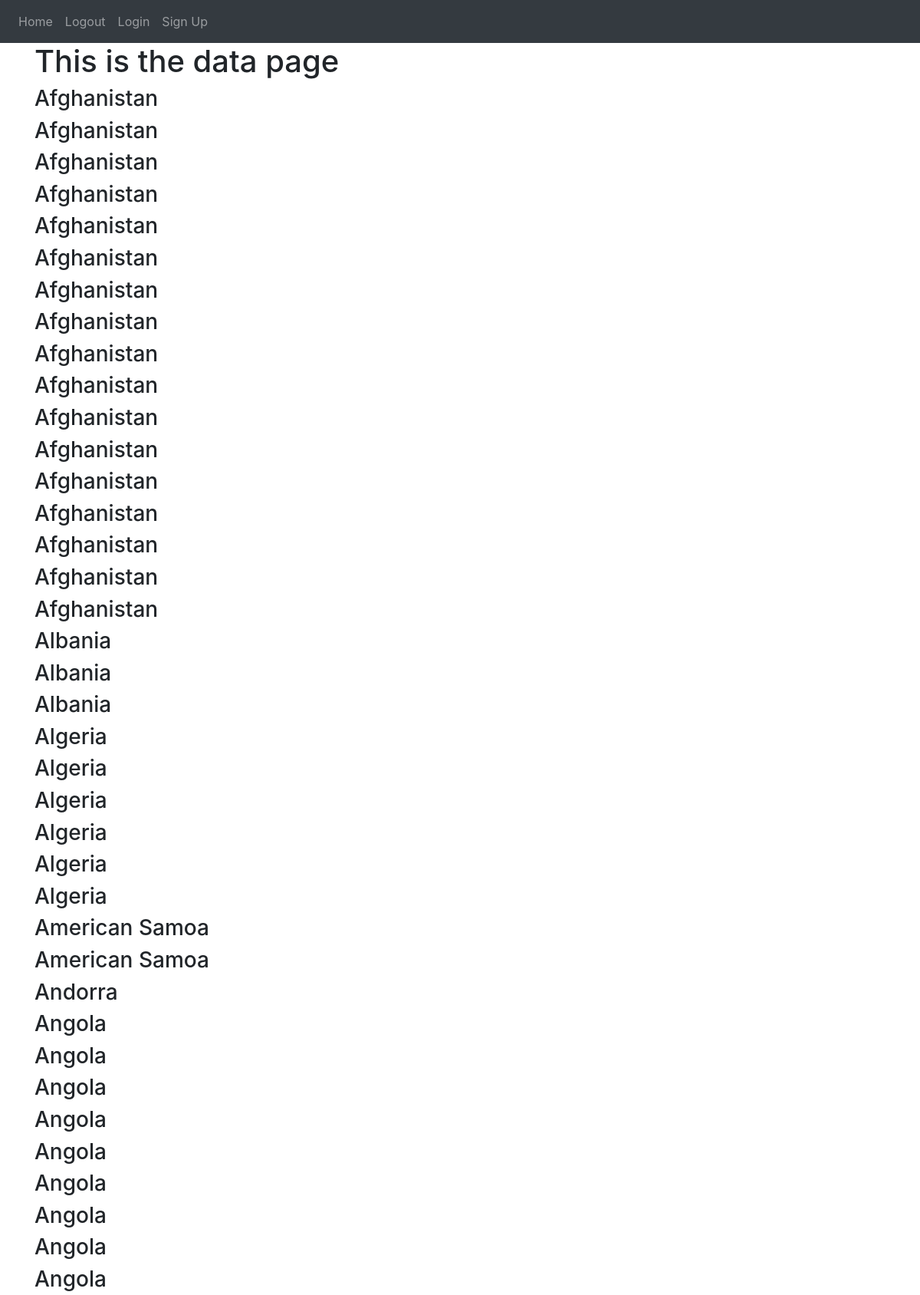
Page /data (upper part) on the committed database.
### website/model.py (models this page shows)
class Outbreaks(db.Model):
    id = db.Column(db.Integer, primary_key=True, unique=True)
    Country = db.Column(db.Text)
    iso2 = db.Column(db.Text)
    iso3 = db.Column(db.Text)
    Year = db.Column(db.Integer)
    icd10n = db.Column(db.Text)
    icd103n = db.Column(db.Text)
    icd104n = db.Column(db.Text)
    icd10c = db.Column(db.Text)
    icd103c = db.Column(db.Text)
    icd104c = db.Column(db.Text)
    icd11c1 = db.Column(db.Text)
    icd11c2 = db.Column(db.Text)
    icd11c3 = db.Column(db.Text)
    icd11l1 = db.Column(db.Text)
    icd11l2 = db.Column(db.Text)
    icd11l3 = db.Column(db.Text)
    Disease = db.Column(db.Text)
    DONs = db.Column(db.Text)
    Definition = db.Column(db.Text)
    search_timestamp = Column(DateTime, default=datetime.utcnow)

### website/load_data.py (the view)
@load_data.route('/data')
def data():
    outbreak = Outbreaks.query.all()
    return render_template('load_data.html', outbreak=outbreak)

### website/templates/load_data.html
{% extends "base.html" %} {% block title %}Data{% endblock %}
{% block content %}
<h1>This is the data page</h1>
{% for out in outbreak %}
    <h3>{{ out.Country }}</h3>
{% endfor %}
{% endblock %}

### website/templates/base.html (shortened to what this page needs)
<!DOCTYPE html>
<html>
  <head>
    <link
      rel="stylesheet"
      href="https://stackpath.bootstrapcdn.com/bootstrap/4.4.1/css/bootstrap.min.css"
    />
    <link
      rel="stylesheet"
      href="https://stackpath.bootstrapcdn.com/font-awesome/4.7.0/css/font-awesome.min.css"
    />
  </head>
  <body>
    <nav class="navbar navbar-expand-lg navbar-dark bg-dark">
      <div class="collapse navbar-collapse" id="navbar">
        <div class="navbar-nav">
          <a class="nav-item nav-link" id="home" href="/">Home</a>
          <a class="nav-item nav-link" id="logout" href="/logout">Logout</a>
          <a class="nav-item nav-link" id="login" href="/login">Login</a>
          <a class="nav-item nav-link" id="signUp" href="/sign-up">Sign Up</a>
        </div>
      </div>
    </nav>
    <div class="container">{% block content %} {% endblock %}</div>
  </body>
</html>

### rows in the picture
Outbreaks: Country "Afghanistan"
Outbreaks: Country "Afghanistan"
Outbreaks: Country "Afghanistan"
Outbreaks: Country "Afghanistan"
Outbreaks: Country "Afghanistan"
Outbreaks: Country "Afghanistan"
Outbreaks: Country "Afghanistan"
Outbreaks: Country "Afghanistan"
Outbreaks: Country "Afghanistan"
Outbreaks: Country "Afghanistan"
Outbreaks: Country "Afghanistan"
Outbreaks: Country "Afghanistan"
Outbreaks: Country "Afghanistan"
Outbreaks: Country "Afghanistan"
Outbreaks: Country "Afghanistan"
Outbreaks: Country "Afghanistan"
Outbreaks: Country "Afghanistan"
Outbreaks: Country "Albania"
Outbreaks: Country "Albania"
Outbreaks: Country "Albania"
Outbreaks: Country "Algeria"
Outbreaks: Country "Algeria"
Outbreaks: Country "Algeria"
Outbreaks: Country "Algeria"
Outbreaks: Country "Algeria"
Outbreaks: Country "Algeria"
Outbreaks: Country "American Samoa"
Outbreaks: Country "American Samoa"
Outbreaks: Country "Andorra"
Outbreaks: Country "Angola"
Outbreaks: Country "Angola"
Outbreaks: Country "Angola"
Outbreaks: Country "Angola"
Outbreaks: Country "Angola"
Outbreaks: Country "Angola"
Outbreaks: Country "Angola"
Outbreaks: Country "Angola"
Outbreaks: Country "Angola"
